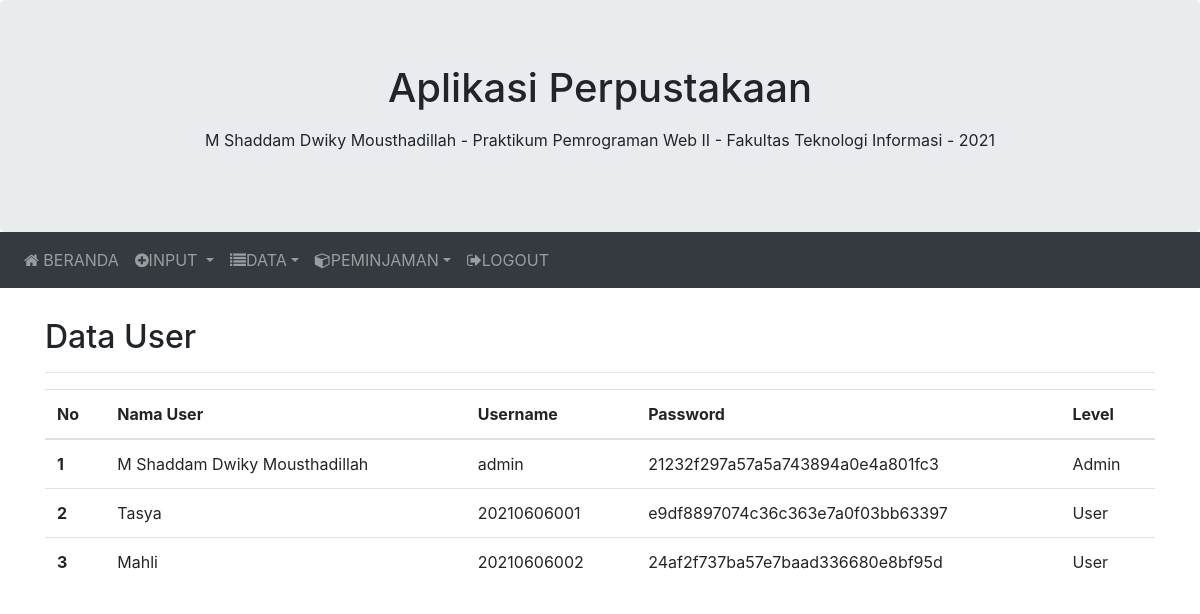
Page /data_user.php (signed in) on the committed database.
### tables this page shows
CREATE TABLE `user` (
  `id_user` int(11) NOT NULL,
  `nm_user` varchar(50) NOT NULL,
  `username` varchar(50) NOT NULL,
  `password` varchar(50) NOT NULL,
  `level` varchar(10) NOT NULL
);

### data_user.php (the view, shortened to what this page needs)
<?php
include 'header.php';
?>
<!DOCTYPE html>
<html lang="en">
<body>
	<div class="container" style="margin-top:30px">
		<h2>Data User</h2>
		<hr>
		<table class="table table-hover">
			<thead>
				<tr>
					<th>No</th>
					<th>Nama User</th>
					<th>Username</th>
					<th>Password</th>
					<th>Level</th>
				</tr>
			</thead>
			<tbody>
				<?php
					$no_urut = 0;
					$sql = mysqli_query($Koneksi, "SELECT * from user");
					while($data = mysqli_fetch_array($sql)){ $no_urut++;
				?>
				<tr>
					<th><?php echo $no_urut ?></th>
					<td><?php echo $data['nm_user'];?></td>
					<td><?php echo $data['username'];?></td>
					<td><?php echo $data['password'];?></td>
					<td><?php echo $data['level'];?></td>
				</tr>
				<?php
					}
				?>
			</tbody>
		</table>
	</div>
</body>
</html>

### header.php (shortened to what this page needs)
<?php
	$nama = $_SESSION["nama"];
?>
<!DOCTYPE html>
<html lang="en">
<head>
 	<link rel="stylesheet" href="https://maxcdn.bootstrapcdn.com/bootstrap/4.5.2/css/bootstrap.min.css">
 	<link href="//maxcdn.bootstrapcdn.com/font-awesome/4.7.0/css/font-awesome.min.css" rel="stylesheet">
</head>
<body>
	<div class="jumbotron text-center" style="margin-bottom:0">
 		<h1>Aplikasi Perpustakaan</h1>
 		<p><marquee><?php echo $nama; ?> - Praktikum Pemrograman Web II - Fakultas Teknologi Informasi - 2021</marquee></p>
	</div>
	<nav class="navbar navbar-expand-sm bg-dark navbar-dark">
 		<ul class="navbar-nav">
 			<li class="nav-item">
 				<a class="nav-link" href="home.php"><i class="fa fa-home"></i> BERANDA</a>
 			</li>
 			<li class="nav-item dropdown">
 				<a class="nav-link dropdown-toggle" href="#" id="navbardrop" data-toggle="dropdown"><i class="fa fa-plus-circle"></i>INPUT </a>
 			</li>
 			<li class="nav-item dropdown">
 				<a class="nav-link dropdown-toggle" href="#" id="navbardrop" data-toggle="dropdown"><i class="fa fa-list"></i>DATA</a>
 			</li>
 			<li class="nav-item dropdown">
 				<a class="nav-link dropdown-toggle" href="#" id="navbardrop" data-toggle="dropdown"><i class="fa fa-cube"></i>PEMINJAMAN</a>
 			</li>
 			<li class="nav-item">
 				<a href="logout.php" class="nav-link" href="#"><i class="fa fa-sign-out"></i>LOGOUT</a>
 			</li>
 		</ul>
	</nav>
</body>
</html>

### rows in the picture
user: nm_user "M Shaddam Dwiky Mousthadillah", username "admin", password "21232f297a57a5a743894a0e4a801fc3", level "Admin"
user: nm_user "Tasya", username "20210606001", password "e9df8897074c36c363e7a0f03bb63397", level "User"
user: nm_user "Mahli", username "20210606002", password "24af2f737ba57e7baad336680e8bf95d", level "User"

### other values in the picture
$nama "M Shaddam Dwiky Mousthadillah"
